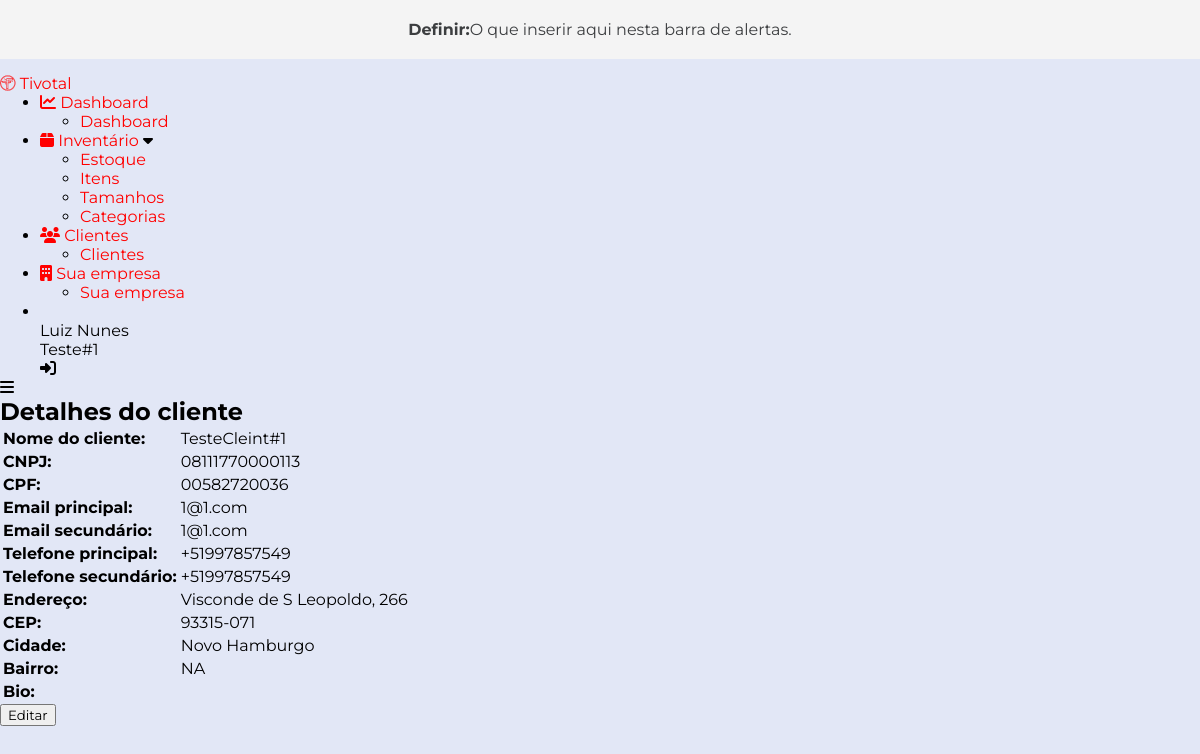
/detail/1/ (signed in), run on the app's committed database.
### accounts/models.py (models this page shows, shortened)
class User(AbstractBaseUser):
    email = models.EmailField(max_length=255, unique=True)
    full_name = models.CharField(max_length=255, blank=True)
    active = models.BooleanField(default=True)
    staff = models.BooleanField(default=False)
    admin = models.BooleanField(default=False)
    timestamp = models.DateTimeField(auto_now_add=True)
    seller = models.BooleanField(default=True)
    manager = models.BooleanField(default=False)
    company = models.ForeignKey(Company, null=True, blank=True, on_delete=models.CASCADE)
    USERNAME_FIELD = 'email'
    REQUIRED_FIELDS = ['full_name']
    objects = UserManager()
    def get_split_name(self): # Return the firstname of the user
        split_name = self.full_name.split(' ')
        return split_name
    @property
    def is_active(self):
        return self.active

### companies/models.py (models this page shows)
class Company(models.Model):
    company_name = models.CharField(max_length=255)
    cnpj = CNPJField(masked=False)
    address = models.CharField(max_length=255)
    cep = BRPostalCodeField(null=True, blank=True)
    city = models.CharField(max_length=255)
    neighborhood = models.CharField(max_length=255)
    logo = models.ImageField(upload_to='user_files', null=True, blank=True)
    bio = models.TextField(null=True, blank=True)
    def __str__(self):
        return self.company_name

### clients/models.py (models this page shows, shortened)
class Client(models.Model):
    client_name = models.CharField(max_length=255)
    cnpj = CNPJField(masked=False, null=True, blank=True)
    cpf = CPFField(masked=False, null=True, blank=True)
    email_primary = models.EmailField(null=True, blank=True)
    email_secondary = models.EmailField(null=True, blank=True)
    phone_primary = PhoneNumberField(null=True, blank=True)
    phone_secondary = PhoneNumberField(null=True, blank=True)
    address = models.CharField(max_length=255)
    cep = BRPostalCodeField(null=True, blank=True)
    city = models.CharField(max_length=255)
    neighborhood = models.CharField(max_length=255)
    logo = models.ImageField(upload_to='user_files', null=True, blank=True)
    bio = models.TextField(null=True, blank=True)
    user = models.ForeignKey(User, on_delete=models.SET_NULL, null=True, blank=True)

### clients/views.py (the view)
# urls.py: path('detail/<int:client_id>/', views.detail_client, name='detail_client'),
@login_required
def detail_client(request, client_id):
    client = get_object_or_404(Client, pk=client_id)
    if request.user == client.user:
        return render(request, 'detail_client.html', {'client': client})
    return render(request, 'errors/error_page.html', {'message': 'Você não tem permissão para editar esta empresa'})

### clients/templates/detail_client.html
<!DOCTYPE html>
{% extends "base.html" %}
    {% block main %}
    <h2>Detalhes do cliente</h2>
    <table>
        <tr>
          <td><strong>Nome do cliente:</strong></td>
          <td>{{ client.client_name }}</td>
        </tr>
        <tr>
          <td><strong>CNPJ:</strong></td>
          <td>{{ client.cnpj }}</td>
        </tr>
        <tr>
          <td><strong>CPF:</strong></td>
          <td>{{ client.cpf }}</td>
        </tr>
        <tr>
          <td><strong>Email principal:</strong></td>
          <td>{{ client.email_primary }}</td>
        </tr>
        <tr>
          <td><strong>Email secundário:</strong></td>
          <td>{{ client.email_secondary }}</td>
        </tr>
        <tr>
          <td><strong>Telefone principal:</strong></td>
          <td>{{ client.phone_primary }}</td>
        </tr>
        <tr>
          <td><strong>Telefone secundário:</strong></td>
          <td>{{ client.phone_secondary }}</td>
        </tr>
        <tr>
          <td><strong>Endereço:</strong></td>
          <td>{{ client.address }}</td>
        </tr>
        <tr>
          <td><strong>CEP:</strong></td>
          <td>{{ client.cep }}</td>
        </tr>
        <tr>
          <td><strong>Cidade:</strong></td>
          <td>{{ client.city }}</td>
        </tr>
        <tr>
          <td><strong>Bairro:</strong></td>
          <td>{{ client.neighborhood }}</td>
        </tr>
        <tr>
          <td><strong>Bio:</strong></td>
          <td>{{ client.bio }}</td>
        </tr>
      </table>
      <a href="{% url 'edit_client' client.id %}">
          <button class="btn btn-primary" id="btn-bg-blue-1">Editar</button>
      </a>
    {% endblock %}

### templates/base.html (shortened to what this page needs)
<!DOCTYPE html>
{% load static %}
<html lang="en">
<head>
  <link
    rel="stylesheet"
    href="https://cdnjs.cloudflare.com/ajax/libs/font-awesome/6.2.1/css/all.min.css"
  />
  <link rel="stylesheet" href="{% static 'css/style.css' %}">
</head>
<body>
<div class="alertbar">
  <b>Definir: </b> O que inserir aqui nesta barra de alertas.
</div>
    <div class="container">
      <div class="sidebar close">
        <div class="logo">
          <a href="{% url 'list_clients' %}"><i class="fab fa-trade-federation"></i></a>
          <a href="{% url 'list_clients' %}"><span class="logo-name">Tivotal</span></a>
        </div>
        <ul class="nav-list">
          <li>
            <a href="#">
              <i class="fa-solid fa-chart-line"></i>
              <span class="link-name">Dashboard</span>
            </a>
            <ul class="sub-menu blank">
              <li><a href="#" class="link-name">Dashboard</a></li>
            </ul>
          </li>
          <li>
            <div class="icon-link">
              <a href="#">
                <i class="fa-solid fa-box"></i>
                <span class="link-name">Inventário</span>
              </a>
              <i class="fas fa-caret-down arrow"></i>
            </div>
            <ul class="sub-menu">
              <li><a href="{% url 'list_stock' %}">Estoque</a></li>
              <li><a href="{% url 'list_items' %}" class="link-name">Itens</a></li>
              <li><a href="{% url 'list_sizes' %}">Tamanhos</a></li>
              <li><a href="{% url 'list_categories' %}">Categorias</a></li>
            </ul>
          </li>
          <li>
            <a href="#">
              <i class="fa-solid fa-users"></i>
              <span class="link-name">Clientes</span>
            </a>
            <ul class="sub-menu blank">
              <li><a href="#" class="link-name">Clientes</a></li>
            </ul>
          </li>
          <li>
            <a href="{% url 'detail_company' user.company.id %}">
              <i class="fa-solid fa-building"></i>
              <span class="link-name">Sua empresa</span>
            </a>
            <ul class="sub-menu blank">
              <li><a href="{% url 'detail_company' user.company.id %}" class="link-name">Sua empresa</a></li>
            </ul>
          </li>
          <li>
            <div class="profile-details">
              <div class="profile-content">
              </div>
              <div class="name-job">
                <div class="name">{{ user.get_split_name|first|title }} {{ user.get_split_name|last|title }}</div>
                <div class="job">{{ user.company }}</div>
              </div>
              <i class="fas fa-right-to-bracket"></i>
            </div>
          </li>
        </ul>
      </div>
      <div class="home-section">
        <div class="home-content">
          <i class="fas fa-bars"></i>
          {% block main %}
          {% endblock %}
        </div>
      </div>
    </div>
</body>
</html>

### staticfiles/css/style.css (style rules this page uses)
* { margin: 0; font-family:'Montserrat', sans-serif; }
:root { --body-color: #E2E7F6; --primary-color: #0F71F2; --primary: #0F71F2; --warning: #F2B544; --toggle-color: #aaa; --text-color: #707070; --tran-03: all 0.2s ease; --tran-03: all 0.3s ease; --tran-04: all 0.3s ease; --tran-05: all 0.3s ease; }
a { color: red; text-decoration: none; }
body { background-color: var(--body-color); }
.alertbar { padding: 20px; background-color: #F4F4F4; color: #3c3e40; margin-bottom: 15px; align-items: center; justify-content: center; display:flex; text-align: center; }

### data on the page
User: get_split_name|first "Luiz", get_split_name|last "Nunes", company "Teste#1"
Client: client_name "TesteCleint#1", cnpj "08111770000113", cpf "00582720036", email_primary "1@1.com", email_secondary "1@1.com", phone_primary "+51997857549", phone_secondary "+51997857549", address "Visconde de S Leopoldo, 266", cep "93315-071", city "Novo Hamburgo", neighborhood "NA"
